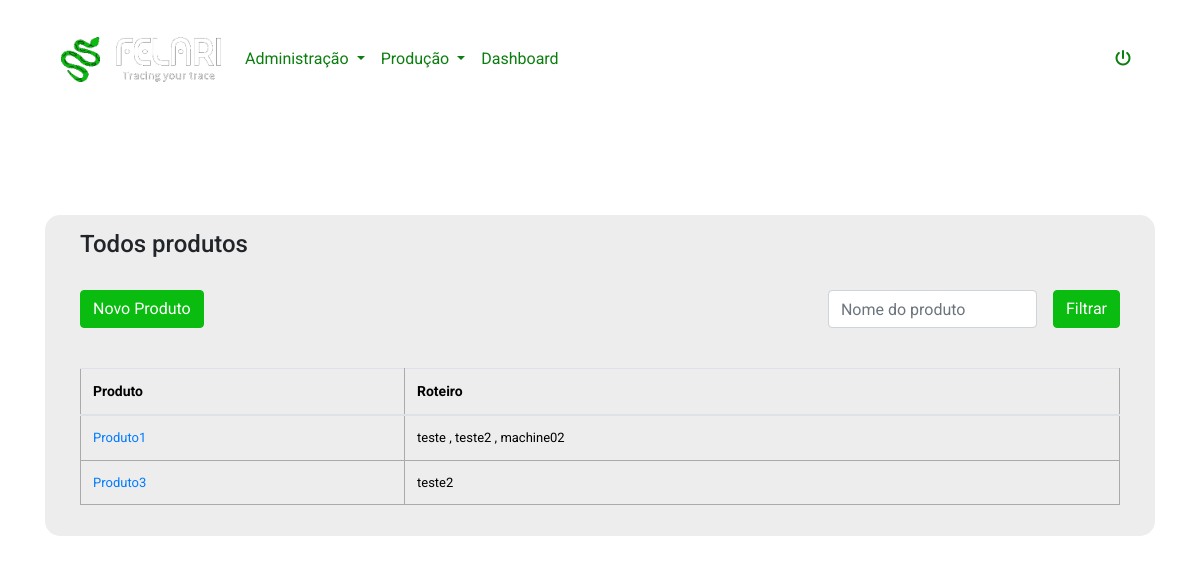
Page /products (signed in) on the earlier database version.
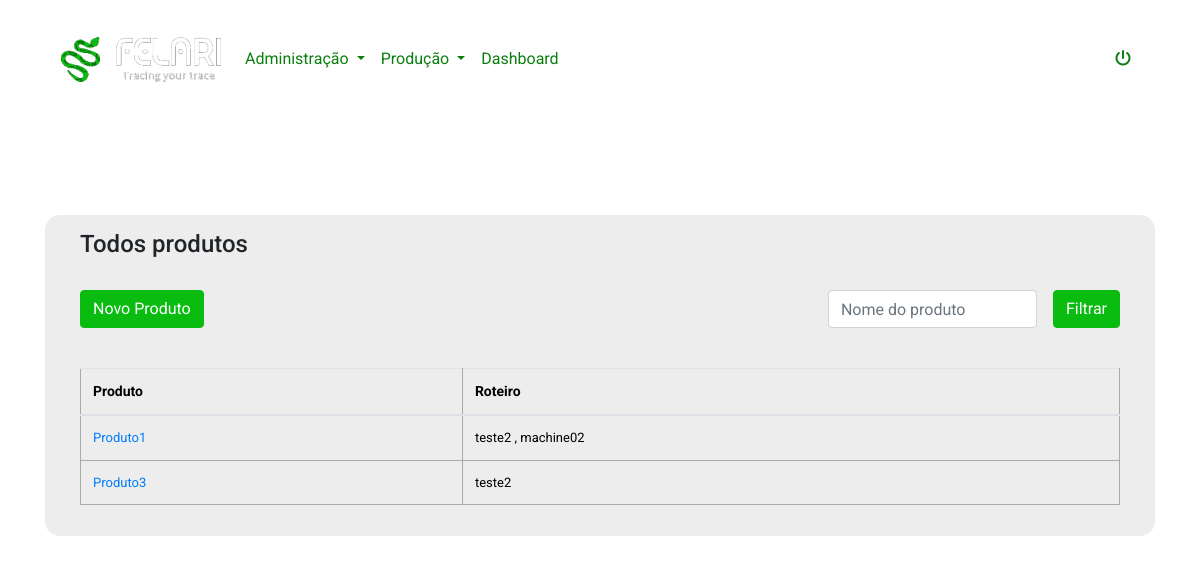
Same page on the later database version.
### app.py (models this page shows)
class Product(db.Model):
    id = db.Column(db.Integer, primary_key=True)
    nome = db.Column(db.String(100), nullable=False)
    ultima_producao = db.Column(db.DateTime)
    access_points = db.relationship('AccessPoint', secondary=products_access_points, backref=db.backref('products', lazy='dynamic'))

class AccessPoint(db.Model):
    id = db.Column(db.Integer, primary_key=True)
    name = db.Column(db.String(100), unique=True, nullable=False)

### app.py (the view)
@app.route('/products', methods=['GET', 'POST'])
@login_required
def products():
    form = TaskForm()
    produtos = Product.query.all()
    access_points = AccessPoint.query.all()
    if request.method == 'POST':
        produto_nome = request.form['nome']
        produtos = Product.query.filter(Product.nome.ilike(f"%{produto_nome}%")).all()
    return render_template('products.html', produtos=produtos, access_points=access_points, form=form)

### app.py
class TaskForm(FlaskForm):
    content = StringField(validators=[DataRequired(), Length(min=5, max=200)])
    submit = SubmitField('Atualizar')

### app.py (called while the page is built)
@login_manager.user_loader
def load_user(user_id):
    return User.query.get(int(user_id))

### templates/products.html (shortened to what this page needs)
{% extends 'base.html' %}
{% block head %}
<link rel="stylesheet" href="{{ url_for('static', filename='css/styles.css') }}">
{% endblock %}
{% block body %}
<div class="produtos py-5">
    <div class="container">
        <div class="row">
            <div class="col-12">
                <div class="produtos-container">
                    <div class="row">
                        <div class="col-12">
                            <h4>Todos produtos</h4>
                        </div>
                        <div class="col-12 py-4">
                            <div class="d-flex align-items-center justify-content-between w-100 h-100">
                                <button type="button" class="btn btn-primary" data-toggle="modal" data-target="#modalNovoProduto">Novo Produto</button>
                                <div class="d-flex align-items-center justify-content-center">
                                    <form method="POST" class="d-flex align-items-center justify-content-center">
                                        <input class="form-control" type="text" placeholder="Nome do produto" name="nome">
                                        <button type="submit" class="ml-3 btn btn-primary">Filtrar</button>
                                    </form>
                                </div>
                            </div>
                        </div>
                        <div class="col-12 mt-3">
                            <div class="table-responsive">
                                <table class="table">
                                    <thead>
                                        <tr>
                                            <th>Produto</th>
                                            <th>Roteiro</th>
                                        </tr>
                                    </thead>
                                    <tbody>
                                        {% for produto in produtos %}
                                        <tr>
                                            <td><a href="{{ url_for('product', id=produto.id) }}">{{ produto.nome }}</a></td>
                                            <td>
                                                {% if produto.access_points %}
                                                    {% for access_point in produto.access_points %}
                                                        {{ access_point.name }}
                                                        {% if not loop.last %}, {% endif %}
                                                    {% endfor %}
                                                {% else %}
                                                    Nenhum roteiro associado
                                                {% endif %}
                                            </td>
                                        </tr>
                                        {% endfor %}
                                    </tbody>
                                </table>
                            </div>
                        </div>
                    </div>
                </div>
            </div>
        </div>
    </div>
</div>
{% endblock %}

Differences in the rows shown:
removed AccessPoint: name "teste", shown under Product "Produto1"
